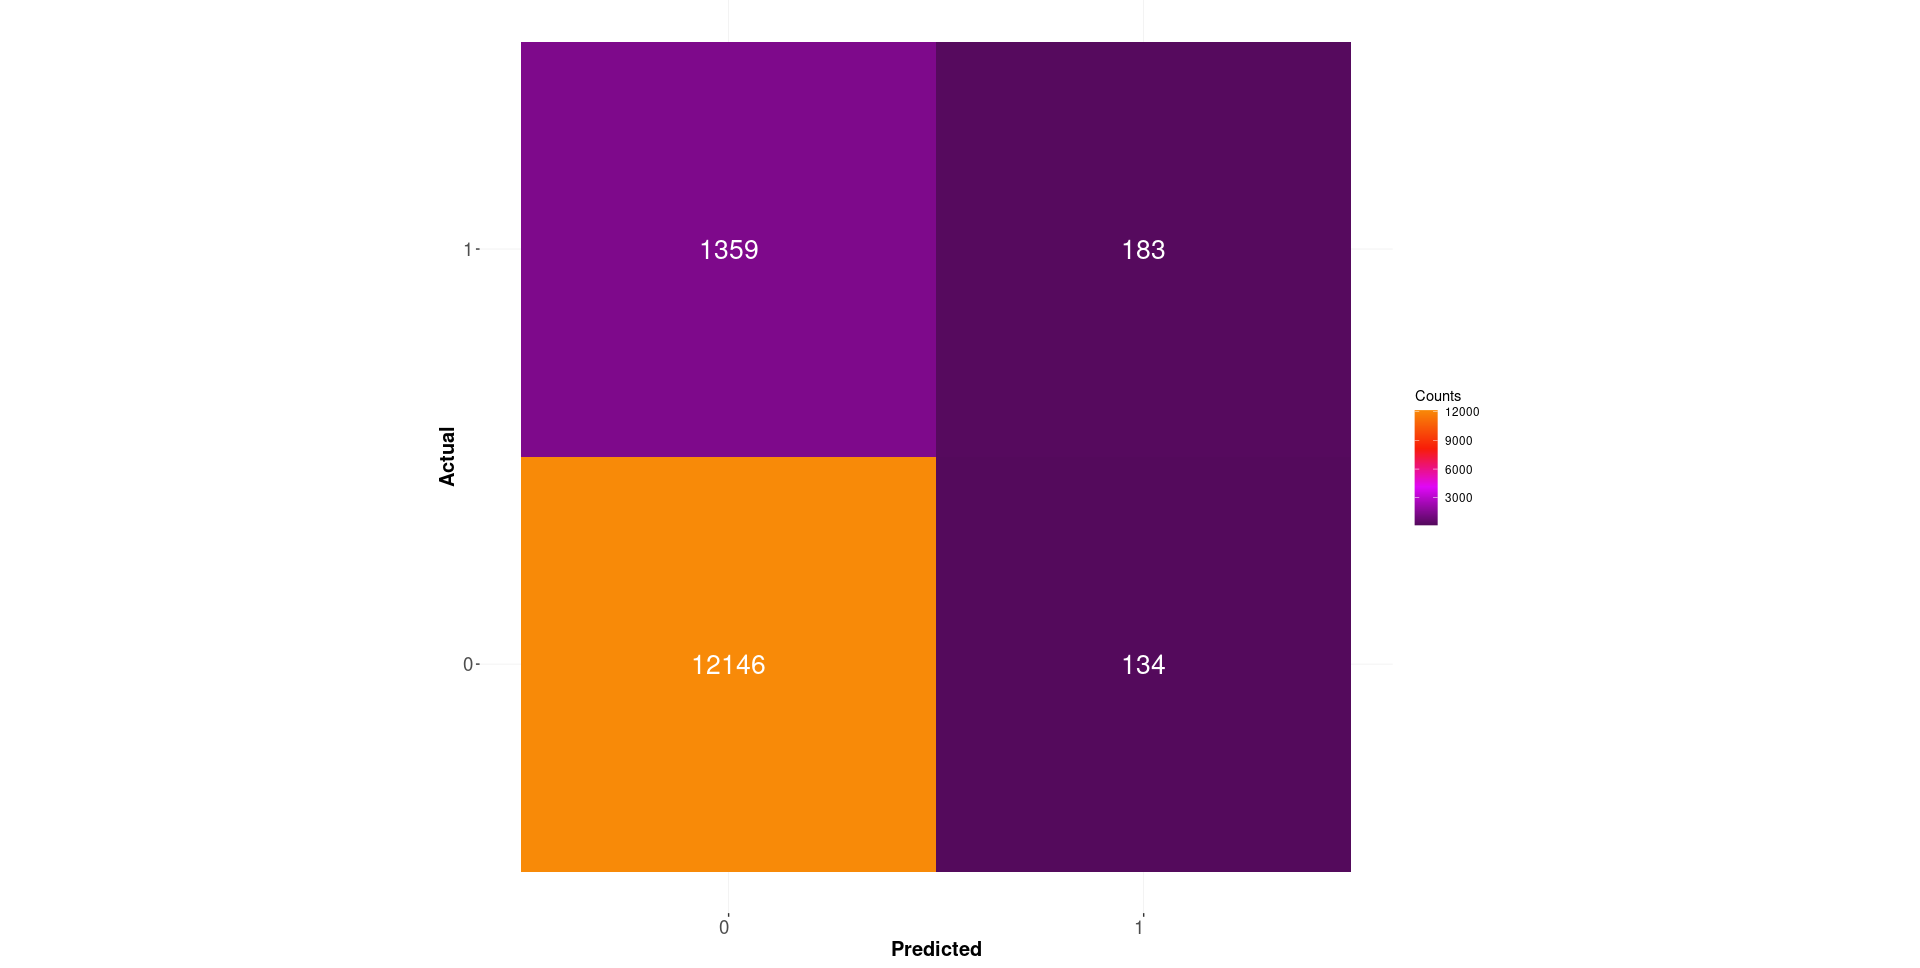

This chart was generated by the following R code:

# Paths:
path_data = "data/"
path_lib = "renv/library/R-4.1/x86_64-pc-linux-gnu/"

# Packages:
require(dplyr, lib = path_lib)
require(tidyr, lib = path_lib)
require(maditr, lib = path_lib)
require(readr, lib = path_lib)
require(RColorBrewer, lib = path_lib)
require(ggplot2, lib = path_lib)
require(glmnet, lib = path_lib)
require(caret, lib = path_lib)

# Dataset:
df = readr::read_csv(paste0(path_data, "nasa_exoplanets.csv")) %>%
         as.data.frame()
attr(df, "spec") = NULL
df_varnames = readr::read_csv(paste0(path_data, "nasa_exoplanets_var_names.csv")) %>%
                  as.data.frame()
attr(df_varnames, "spec") = NULL

# Variables:
resp_var = "ttv_flag"
resp_var_name = (df_varnames %>%
                    dplyr::filter(var == resp_var))$var_name
pred_vars = c("sy_snum", "sy_pnum", "disc_year", "pl_orbeccen", "st_teff", "st_mass", "sy_pm",
              "sy_dist", "sy_gaiamag")
pred_vars_name = (df_varnames %>%
                     dplyr::filter(var %in% pred_vars))$var_name

# Adapt the data:
df = df %>%
         dplyr::select(all_of(resp_var), 
                       all_of(pred_vars))
df = df %>% 
         tidyr::drop_na()

# Classification model:
X = df %>% 
        dplyr::select(all_of(pred_vars)) %>%
        as.matrix()
Y = df %>% 
        transmute(y = as.numeric(eval(parse(text = resp_var)))) %>%
        as.matrix()
fit = glmnet(x = X,
             y = Y,
             family = "binomial",
             standardize = TRUE)
cv.fit = cv.glmnet(x = X,
                   y = Y,
                   family = "binomial")
min_lambda = cv.fit$lambda.min
coefs = coef(object = fit, 
             s = min_lambda)
probs = predict(object = fit,
                newx = X,
                type = "response",
                s = min_lambda) %>%
            as.numeric()

# Confusion matrix:
pred = ifelse(probs > 0.5, 1, 0) %>%
           as.factor()
actl = (df %>%
            dplyr::select(all_of(resp_var)))[, 1] %>%
           as.factor()
cm = caret::confusionMatrix(data = pred,
                            reference = actl,
                            dnn = c("Predicted", "Actual"))
df_plot = as.data.frame(cm$table)

# Plot:
my_colors = c("#540A5C", "#E008F8", "#F81D08", "#F88A08")
my_palette = colorRampPalette(colors = my_colors)

p = ggplot(
    data = df_plot,
        aes(
            x = Predicted,
            y = Actual,
            fill = Freq
        )
    ) +
    geom_tile() +
    coord_fixed(
        ratio = 1
    ) +
    scale_fill_gradientn(
        colors = my_palette(100),
        na.value = "white"
    ) +
    geom_text(
        aes(
            x = Predicted, 
            y = Actual, 
            label = Freq
        ),
        color = "white",
        size = 7
    ) +
    theme(
        axis.text.x = element_text(
            size = 14,
            angle = 0,
            hjust = 1,
            vjust = 1
        ),
        axis.text.y = element_text(size = 14),
        axis.title.x = element_text(
            size = 15,
            face = "bold"
        ),
        axis.title.y = element_text(
            size = 15,
            face = "bold"
        ),
        panel.background = element_rect(fill = "white"),
        panel.grid.major = element_line(
            size = 0.2,
            linetype = "solid",
            colour = "#eaeaea"
        ),
        panel.grid.minor = element_line(
            size = 0.1,
            linetype = "solid",
            colour = "#eaeaea"
        ),
        plot.margin = margin(
            t = 0,
            r = 5,
            b = 5, 
            l = 10,
            unit = "pt"
        )
    ) +
    labs(
        x = "Predicted",
        y = "Actual",
        fill = paste0("Counts")
    )

p
